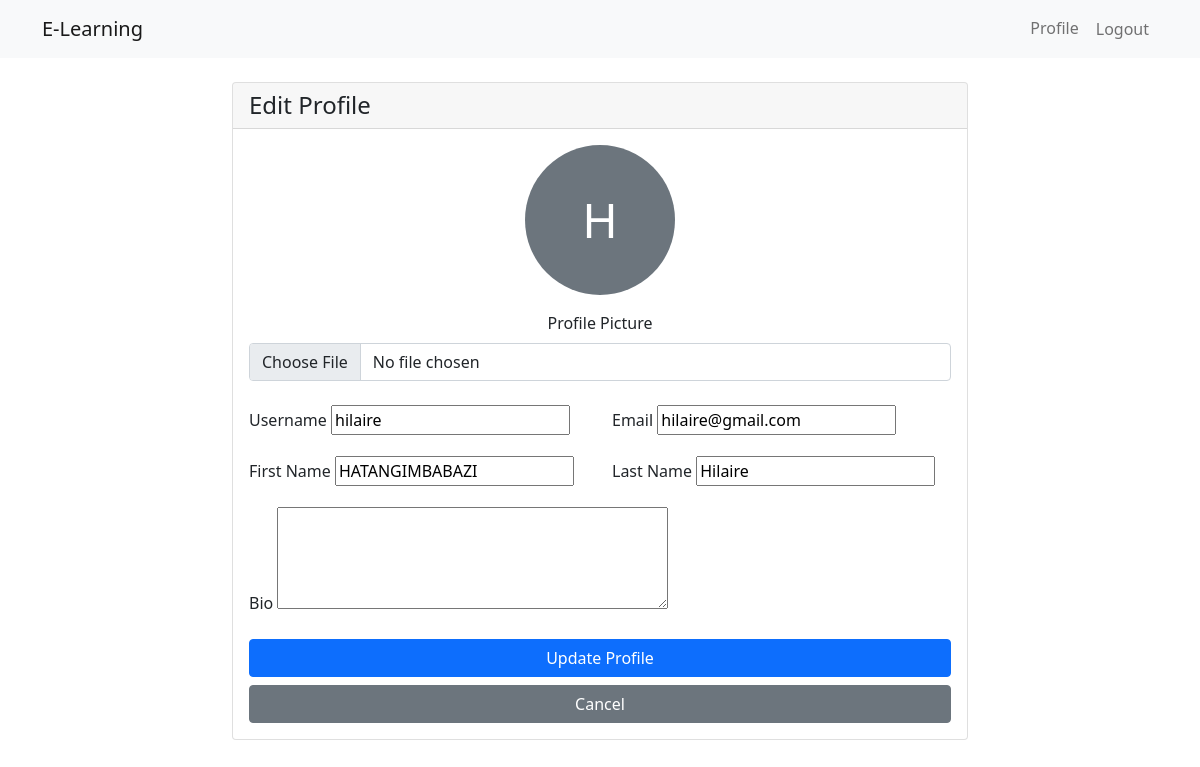
Page /users/profile/edit/ (signed in) on the earlier database version.
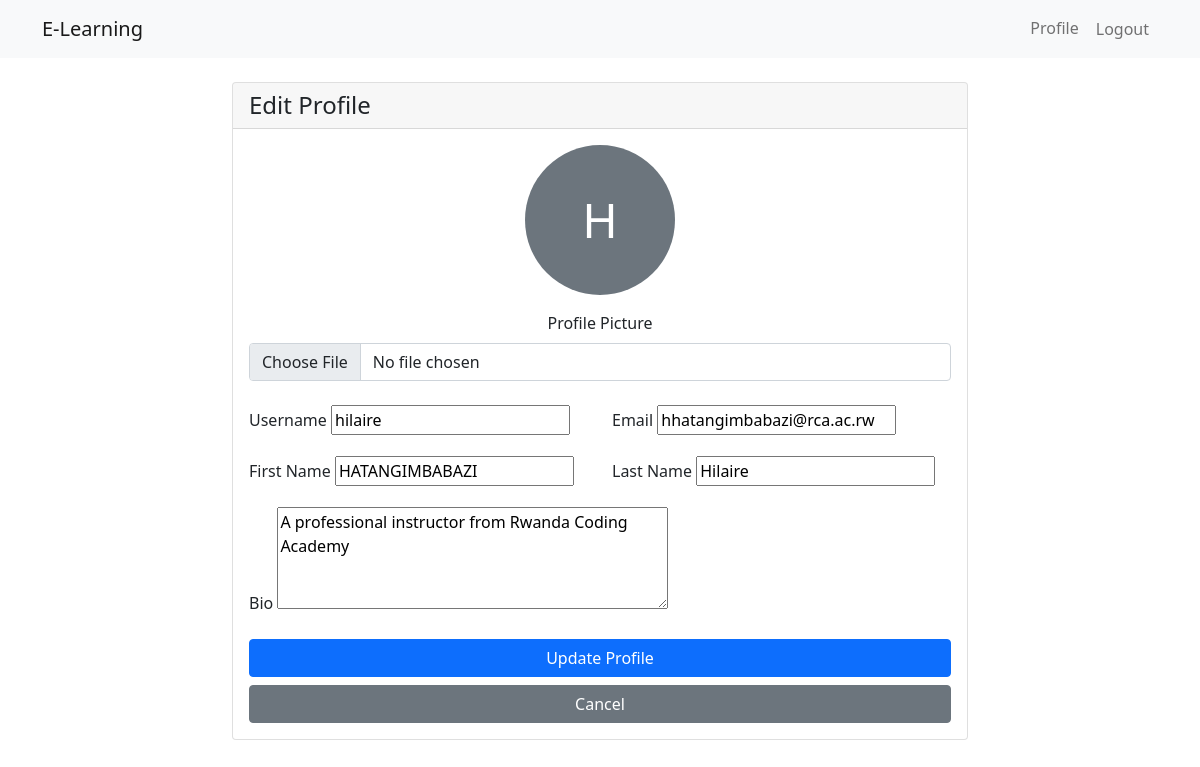
Same page on the later database version.
### users/models.py (models this page shows, shortened)
class CustomUser(AbstractUser):
    ROLE_CHOICES = [
        ('student', 'Student'),
        ('instructor', 'Instructor'),
    ]
    role = models.CharField(max_length=10, choices=ROLE_CHOICES, default='student')
    is_instructor = models.BooleanField(default=False)
    is_student = models.BooleanField(default=True)

class Profile(models.Model):
    user = models.OneToOneField(CustomUser, on_delete=models.CASCADE)
    avatar = models.ImageField(upload_to='profile_images/', null=True, blank=True)
    bio = models.TextField(max_length=500, blank=True)
    expertise = models.ManyToManyField(Expertise, blank=True)
    skills = models.ManyToManyField(Skill, blank=True)

### users/views.py (the view)
# urls.py: path('profile/edit/', views.edit_profile, name='edit_profile'),
@login_required
def edit_profile(request):
    if request.method == 'POST':
        user_form = UserUpdateForm(request.POST, instance=request.user)
        profile_form = ProfileUpdateForm(
            request.POST,
            request.FILES,
            instance=request.user.profile
        )
        if user_form.is_valid() and profile_form.is_valid():
            user_form.save()
            profile_form.save()
            messages.success(request, 'Your profile has been updated!')
            return redirect('users:profile', user_id=request.user.id)
    else:
        user_form = UserUpdateForm(instance=request.user)
        profile_form = ProfileUpdateForm(instance=request.user.profile)
    context = {
        'user_form': user_form,
        'profile_form': profile_form
    }
    return render(request, 'users/edit_profile.html', context)

### users/forms.py
class UserUpdateForm(forms.ModelForm):
    email = forms.EmailField()
    first_name = forms.CharField(max_length=30)
    last_name = forms.CharField(max_length=30)
    class Meta:
        model = User
        fields = ['username', 'email', 'first_name', 'last_name']

class ProfileUpdateForm(forms.ModelForm):
    class Meta:
        model = Profile
        fields = ['avatar', 'bio']
        widgets = {
            'bio': forms.Textarea(attrs={'rows': 4}),
            'avatar': forms.FileInput(attrs={'class': 'form-control'})
        }

### templates/users/edit_profile.html (shortened to what this page needs)
{% extends "base.html" %}
{% block content %}
<div class="container mt-4">
    <div class="row justify-content-center">
        <div class="col-md-8">
            <div class="card">
                <div class="card-header">
                    <h4 class="mb-0">Edit Profile</h4>
                </div>
                <div class="card-body">
                    <form method="post" enctype="multipart/form-data">
                        <div class="mb-4 text-center">
                            {% if user.profile.avatar %}
                                <img src="{{ user.profile.avatar.url }}"
                                     alt="Current Profile Picture"
                                     class="rounded-circle mb-3"
                                     style="width: 150px; height: 150px; object-fit: cover;">
                            {% else %}
                                <div class="rounded-circle bg-secondary text-white d-flex align-items-center justify-content-center mx-auto mb-3"
                                     style="width: 150px; height: 150px; font-size: 3rem;">
                                    {{ user.first_name|first|upper }}
                                </div>
                            {% endif %}
                            <div class="mb-3">
                                <label class="form-label">Profile Picture</label>
                                {{ profile_form.avatar }}
                            </div>
                        </div>
                        <div class="row">
                            <div class="col-md-6 mb-3">
                                <label class="form-label">Username</label>
                                {{ user_form.username }}
                            </div>
                            <div class="col-md-6 mb-3">
                                <label class="form-label">Email</label>
                                {{ user_form.email }}
                            </div>
                        </div>
                        <div class="row">
                            <div class="col-md-6 mb-3">
                                <label class="form-label">First Name</label>
                                {{ user_form.first_name }}
                            </div>
                            <div class="col-md-6 mb-3">
                                <label class="form-label">Last Name</label>
                                {{ user_form.last_name }}
                            </div>
                        </div>
                        <div class="mb-3">
                            <label class="form-label">Bio</label>
                            {{ profile_form.bio }}
                        </div>
                        <div class="d-grid gap-2">
                            <button type="submit" class="btn btn-primary">
                                Update Profile
                            </button>
                            <a href="{% url 'users:profile' user.id %}" class="btn btn-secondary">
                                Cancel
                            </a>
                        </div>
                    </form>
                </div>
            </div>
        </div>
    </div>
</div>
{% endblock %}

Differences in the rows shown:
changed CustomUser "hilaire": email "hilaire@gmail.com" → "hhatangimbabazi@rca.ac.rw"
changed Profile: bio (not shown) → "A professional instructor from Rwanda Coding Academy"
